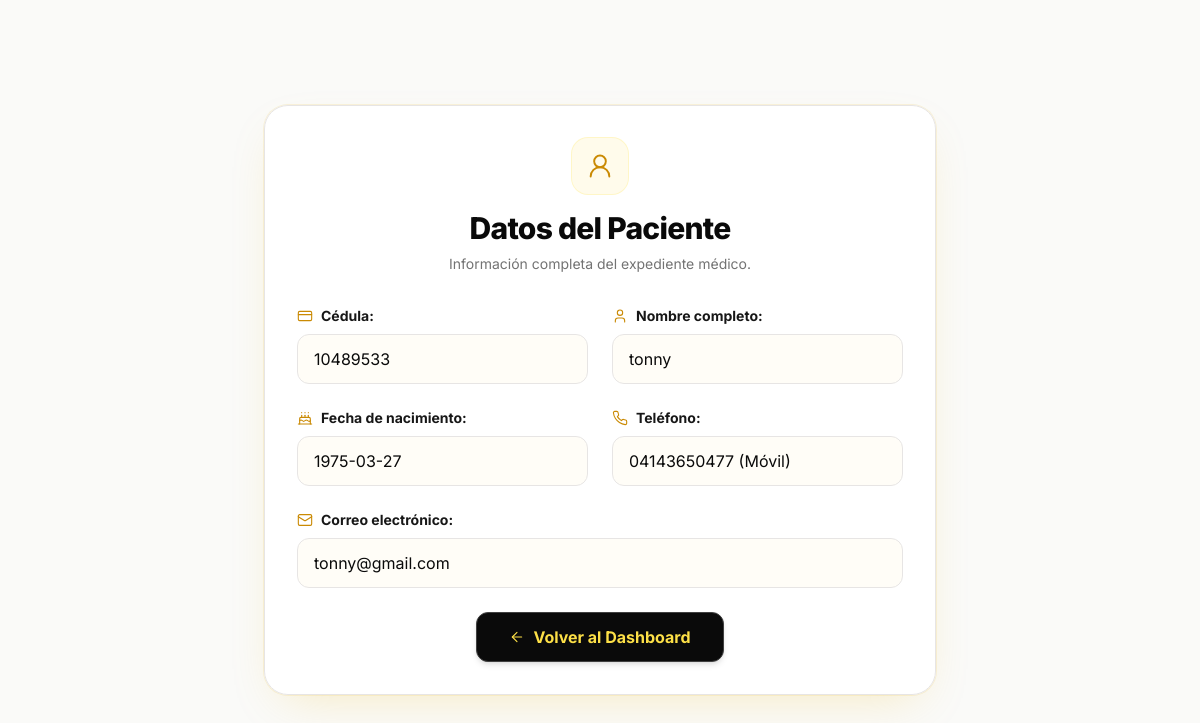
The app's page /public/admin/ver_paciente?id=7 (signed in) with its own data.
### tables this page shows
CREATE TABLE `telefonos` (
  `id_telefono` int(11) NOT NULL,
  `id_paciente` int(11) NOT NULL,
  `numero` varchar(20) NOT NULL,
  `tipo` varchar(20) DEFAULT 'Móvil'
);

CREATE TABLE `pacientes` (
  `id_paciente` int(11) NOT NULL,
  `cedula` varchar(20) NOT NULL,
  `nombre_completo` varchar(100) NOT NULL,
  `fecha_nacimiento` date NOT NULL,
  `correo` varchar(150) DEFAULT NULL,
  `password_hash` varchar(255) DEFAULT NULL,
  `fecha_registro` timestamp NOT NULL DEFAULT current_timestamp()
);

### config/database.php (called while the page is built, shortened)
<?php
class Database {
    private $host = 'localhost';
    private $db_name = 'cero_db';
    private $username = 'root';
    private $password = '';
    public function getConnection() {
        $this->conn = null;
        try {
            $this->conn = new PDO("mysql:host=" . $this->host . ";dbname=" . $this->db_name, $this->username, $this->password);
            $this->conn->setAttribute(PDO::ATTR_ERRMODE, PDO::ERRMODE_EXCEPTION);
        } catch(PDOException $exception) {
            echo "Error de conexión: " . $exception->getMessage();
        }
        return $this->conn;
    }
}
?>

### models/Paciente.php (called while the page is built, shortened)
<?php
class Paciente {
    private $conn;
    private $table_name = "pacientes";
    public function __construct($db) {
        $this->conn = $db;
    }
    public function obtenerPorId($id_paciente) {
        $query = "SELECT p.*, t.numero, t.tipo FROM " . $this->table_name . " p
                  LEFT JOIN telefonos t ON p.id_paciente = t.id_paciente
                  WHERE p.id_paciente = :id";
        $stmt = $this->conn->prepare($query);
        $stmt->bindParam(':id', $id_paciente);
        $stmt->execute();
        return $stmt->fetch(PDO::FETCH_ASSOC);
    }
}
?>

### views/intranet/ver_paciente.php (the view, shortened to what this page needs)
<!DOCTYPE html>
<html lang="es">
<head>
    <?php require __DIR__ . '/../partials/tailwind_cero.php'; ?>
</head>
<body class="bg-cero-paper flex items-center justify-center min-h-screen p-6 font-sans relative overflow-x-hidden">
    <div class="pointer-events-none absolute inset-0 -z-10">
        <div class="absolute top-1/4 left-1/4 h-56 w-56 rounded-full bg-cero-sun/12 blur-3xl"></div>
    </div>
    <div class="bg-white/95 backdrop-blur-md p-8 rounded-3xl shadow-cero-glow w-full max-w-2xl border border-cero-fog animate-cero-scale-in">
        <div class="text-center mb-8">
            <div class="inline-flex items-center justify-center w-14 h-14 rounded-2xl bg-cero-cream text-cero-honey ring-1 ring-cero-sun/30 mb-4 mx-auto">
                <i data-lucide="user-round" class="w-7 h-7"></i>
            </div>
            <h1 class="text-3xl font-extrabold text-cero-black tracking-tight">Datos del Paciente</h1>
            <p class="text-sm text-cero-muted mt-2">Información completa del expediente médico.</p>
        </div>
        <div class="space-y-6">
            <div class="grid grid-cols-1 md:grid-cols-2 gap-6">
                <div>
                    <label class="flex items-center gap-2 text-sm font-bold text-cero-ink mb-2">
                        <i data-lucide="credit-card" class="w-4 h-4 text-cero-honey"></i> Cédula:
                    </label>
                    <p class="w-full px-4 py-3 rounded-xl border border-cero-fog bg-cero-cream/40 text-cero-black transition hover:border-cero-amber/30"><?= htmlspecialchars($paciente_data['cedula']) ?></p>
                </div>
                <div>
                    <label class="flex items-center gap-2 text-sm font-bold text-cero-ink mb-2">
                        <i data-lucide="user" class="w-4 h-4 text-cero-honey"></i> Nombre completo:
                    </label>
                    <p class="w-full px-4 py-3 rounded-xl border border-cero-fog bg-cero-cream/40 text-cero-black transition hover:border-cero-amber/30"><?= htmlspecialchars($paciente_data['nombre_completo']) ?></p>
                </div>
                <div>
                    <label class="flex items-center gap-2 text-sm font-bold text-cero-ink mb-2">
                        <i data-lucide="cake" class="w-4 h-4 text-cero-honey"></i> Fecha de nacimiento:
                    </label>
                    <p class="w-full px-4 py-3 rounded-xl border border-cero-fog bg-cero-cream/40 text-cero-black transition hover:border-cero-amber/30"><?= htmlspecialchars($paciente_data['fecha_nacimiento']) ?></p>
                </div>
                <div>
                    <label class="flex items-center gap-2 text-sm font-bold text-cero-ink mb-2">
                        <i data-lucide="phone" class="w-4 h-4 text-cero-honey"></i> Teléfono:
                    </label>
                    <p class="w-full px-4 py-3 rounded-xl border border-cero-fog bg-cero-cream/40 text-cero-black transition hover:border-cero-amber/30"><?= htmlspecialchars($paciente_data['numero'] ?? 'No registrado') ?> (<?= htmlspecialchars($paciente_data['tipo'] ?? 'N/A') ?>)</p>
                </div>
                <div class="col-span-1 md:col-span-2">
                    <label class="flex items-center gap-2 text-sm font-bold text-cero-ink mb-2">
                        <i data-lucide="mail" class="w-4 h-4 text-cero-honey"></i> Correo electrónico:
                    </label>
                    <p class="w-full px-4 py-3 rounded-xl border border-cero-fog bg-cero-cream/40 text-cero-black transition hover:border-cero-amber/30"><?= htmlspecialchars($paciente_data['correo']) ?></p>
                </div>
            </div>
            <div class="flex justify-center mt-8">
                <a href="/cero_project/public/dashboard" class="inline-flex items-center gap-2 bg-cero-black hover:bg-cero-ink text-cero-sun font-bold py-3 px-8 rounded-xl transition-all duration-200 shadow-md hover:shadow-lg border border-cero-line hover:-translate-y-0.5">
                    <i data-lucide="arrow-left" class="w-4 h-4"></i>
                    Volver al Dashboard
                </a>
            </div>
        </div>
    </div>
</body>
</html>

### views/partials/tailwind_cero.php (style rules this page uses)
[data-lucide] { display: inline-block; vertical-align: middle; }
.lucide { stroke: currentColor; }

### records on screen
telefonos: id_paciente.cedula "10489533", id_paciente.nombre_completo "tonny", id_paciente.fecha_nacimiento "1975-03-27", numero "04143650477", tipo "Móvil", id_paciente.correo "tonny@gmail.com"
